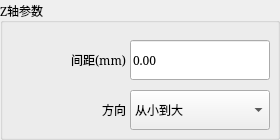
  <widget class="QGroupBox" name="grboxAxisZPara">
   <property name="geometry">
    <rect>
     <x>6</x>
     <y>311</y>
     <width>280</width>
     <height>140</height>
    </rect>
   </property>
   <property name="minimumSize">
    <size>
     <width>280</width>
     <height>140</height>
    </size>
   </property>
   <property name="maximumSize">
    <size>
     <width>280</width>
     <height>140</height>
    </size>
   </property>
   <property name="font">
    <font>
     <family>SimSun</family>
    </font>
   </property>
   <property name="title">
    <string>Z轴参数</string>
   </property>
   <property name="alignment">
    <set>Qt::AlignLeading|Qt::AlignLeft|Qt::AlignVCenter</set>
   </property>
   <widget class="QLabel" name="label_477">
    <property name="geometry">
     <rect>
      <x>290</x>
      <y>200</y>
      <width>20</width>
      <height>31</height>
     </rect>
    </property>
    <property name="minimumSize">
     <size>
      <width>20</width>
      <height>31</height>
     </size>
    </property>
    <property name="maximumSize">
     <size>
      <width>20</width>
      <height>31</height>
     </size>
    </property>
    <property name="layoutDirection">
     <enum>Qt::LeftToRight</enum>
    </property>
    <property name="text">
     <string>~</string>
    </property>
    <property name="alignment">
     <set>Qt::AlignRight|Qt::AlignTrailing|Qt::AlignVCenter</set>
    </property>
   </widget>
   <widget class="QComboBox" name="coboxStackDirect">
    <property name="geometry">
     <rect>
      <x>130</x>
      <y>90</y>
      <width>140</width>
      <height>40</height>
     </rect>
    </property>
    <property name="minimumSize">
     <size>
      <width>140</width>
      <height>40</height>
     </size>
    </property>
    <property name="maximumSize">
     <size>
      <width>200</width>
      <height>40</height>
     </size>
    </property>
    <property name="font">
     <font>
      <family>SimSun</family>
     </font>
    </property>
    <property name="focusPolicy">
     <enum>Qt::NoFocus</enum>
    </property>
    <item>
     <property name="text">
      <string>从小到大</string>
     </property>
    </item>
    <item>
     <property name="text">
      <string>从大到小</string>
     </property>
    </item>
   </widget>
   <widget class="QLabel" name="labDirect">
    <property name="geometry">
     <rect>
      <x>5</x>
      <y>90</y>
      <width>121</width>
      <height>40</height>
     </rect>
    </property>
    <property name="minimumSize">
     <size>
      <width>0</width>
      <height>40</height>
     </size>
    </property>
    <property name="maximumSize">
     <size>
      <width>16777215</width>
      <height>40</height>
     </size>
    </property>
    <property name="text">
     <string>方向</string>
    </property>
    <property name="alignment">
     <set>Qt::AlignRight|Qt::AlignTrailing|Qt::AlignVCenter</set>
    </property>
   </widget>
   <widget class="NumberEdit" name="editIntervalDis">
    <property name="geometry">
     <rect>
      <x>130</x>
      <y>40</y>
      <width>140</width>
      <height>40</height>
     </rect>
    </property>
    <property name="minimumSize">
     <size>
      <width>140</width>
      <height>40</height>
     </size>
    </property>
    <property name="maximumSize">
     <size>
      <width>16777215</width>
      <height>40</height>
     </size>
    </property>
    <property name="text">
     <string>0.00</string>
    </property>
   </widget>
   <widget class="QLabel" name="labIntervalDis">
    <property name="geometry">
     <rect>
      <x>5</x>
      <y>40</y>
      <width>121</width>
      <height>40</height>
     </rect>
    </property>
    <property name="minimumSize">
     <size>
      <width>0</width>
      <height>40</height>
     </size>
    </property>
    <property name="maximumSize">
     <size>
      <width>16777215</width>
      <height>40</height>
     </size>
    </property>
    <property name="text">
     <string>间距(mm)</string>
    </property>
    <property name="alignment">
     <set>Qt::AlignRight|Qt::AlignTrailing|Qt::AlignVCenter</set>
    </property>
   </widget>
  </widget>
